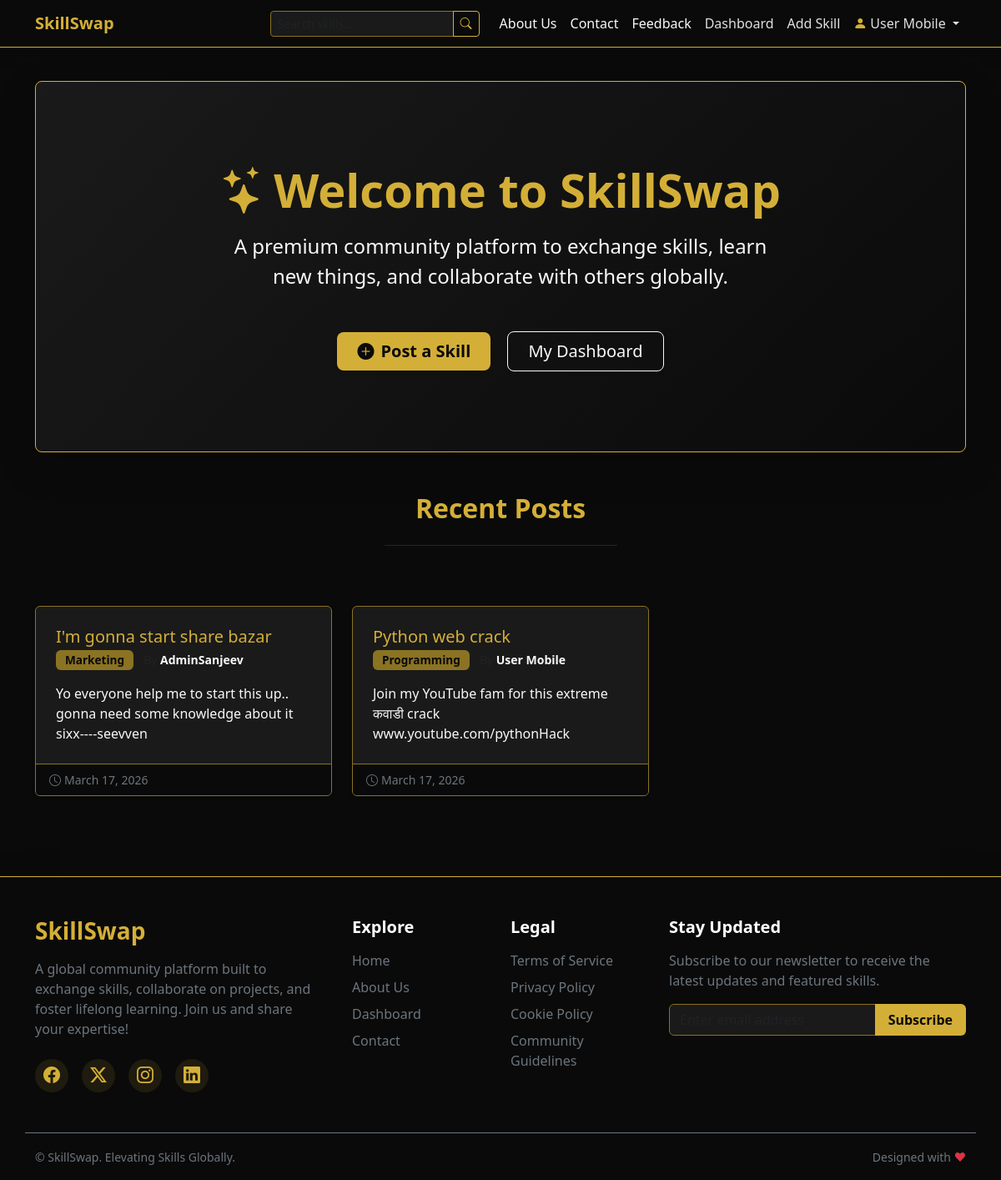
/home (signed in), run on the app's committed database.
### models.py (models this page shows)
class User(db.Model, UserMixin):
    id = db.Column(db.Integer, primary_key=True)
    username = db.Column(db.String(20), unique=True, nullable=False)
    email = db.Column(db.String(120), unique=True, nullable=False)
    password = db.Column(db.String(60), nullable=False)
    is_admin = db.Column(db.Boolean, default=False)
    skills = db.relationship('Skill', backref='author', lazy=True)

class Skill(db.Model):
    id = db.Column(db.Integer, primary_key=True)
    title = db.Column(db.String(100), nullable=False)
    description = db.Column(db.Text, nullable=False)
    date_posted = db.Column(db.DateTime, nullable=False, default=datetime.utcnow)
    user_id = db.Column(db.Integer, db.ForeignKey('user.id'), nullable=False)
    category_id = db.Column(db.Integer, db.ForeignKey('category.id'), nullable=False)

class Category(db.Model):
    id = db.Column(db.Integer, primary_key=True)
    name = db.Column(db.String(50), unique=True, nullable=False)
    skills = db.relationship('Skill', backref='category', lazy=True)

### app.py (the view)
@app.route("/")
@app.route("/home")
def home():
    skills = Skill.query.order_by(Skill.date_posted.desc()).limit(6).all()
    return render_template('index.html', skills=skills)

### app.py (called while the page is built)
@login_manager.user_loader
def load_user(user_id):
    return User.query.get(int(user_id))

### templates/index.html (shortened to what this page needs)
{% extends "base.html" %}
{% block content %}
<div class="p-5 mb-5 bg-darkest border border-gold shadow-lg rounded-3 text-center hero-section">
    <div class="container-fluid py-5">
        <h1 class="display-4 fw-bold text-gold mb-3"><i class="bi bi-stars me-2"></i>Welcome to SkillSwap</h1>
        <p class="col-md-8 mx-auto fs-4 text-light">
            A premium community platform to exchange skills, learn new things, and collaborate with others globally.
        </p>
        <div class="mt-5">
            {% if not current_user.is_authenticated %}
            <a href="{{ url_for('register') }}" class="btn btn-gold btn-lg px-5 shadow-sm fw-bold">Join Now</a>
            <a href="{{ url_for('login') }}" class="btn btn-outline-light btn-lg ms-3 px-5 shadow-sm">Login</a>
            {% else %}
            <a href="{{ url_for('new_skill') }}" class="btn btn-gold btn-lg px-4 shadow-sm fw-bold"><i
                    class="bi bi-plus-circle-fill me-2"></i>Post a Skill</a>
            <a href="{{ url_for('dashboard') }}" class="btn btn-outline-light btn-lg ms-3 px-4 shadow-sm">My
                Dashboard</a>
            {% endif %}
        </div>
    </div>
</div>
<div class="row mb-4">
    <div class="col-12 text-center">
        <h2 class="text-gold fw-bold mb-4">Recent Posts</h2>
        <hr class="border-gold-subtle mx-auto w-25 mb-5">
    </div>
</div>
<div class="row g-4 mb-5">
    {% if skills %}
    {% for skill in skills %}
    <div class="col-md-4">
        <div class="card h-100 shadow-sm skill-card border-gold-subtle bg-dark">
            <div class="card-body p-4">
                <h5 class="card-title text-gold">{{ skill.title }}</h5>
                <h6 class="card-subtitle mb-3 text-muted">
                    <span class="badge bg-secondary">{{ skill.category.name }}</span>
                    <small class="ms-2">By <span class="text-light fw-bold">{{ skill.author.username }}</span></small>
                </h6>
                <p class="card-text text-light">{{ skill.description|truncate(120) }}</p>
            </div>
            <div
                class="card-footer bg-darkest border-top border-gold-subtle d-flex justify-content-between align-items-center">
                <small class="text-secondary"><i class="bi bi-clock me-1"></i>{{ skill.date_posted.strftime('%B %d, %Y')
                    }}</small>
            </div>
        </div>
    </div>
    {% endfor %}
    {% else %}
    <div class="col-12">
        <div class="alert alert-info bg-darkest border-gold text-center text-light">
            No skills have been posted yet. Be the first to share your expertise!
        </div>
    </div>
    {% endif %}
</div>
{% endblock %}

### templates/base.html (shortened to what this page needs)
<!DOCTYPE html>
<html lang="en">
<head>
    <link href="https://cdn.jsdelivr.net/npm/bootstrap@5.3.0/dist/css/bootstrap.min.css" rel="stylesheet">
    <link rel="stylesheet" href="{{ url_for('static', filename='css/style.css') }}">
    <link rel="stylesheet" href="https://cdn.jsdelivr.net/npm/bootstrap-icons@1.11.1/font/bootstrap-icons.css">
</head>
<body>
    <nav class="navbar navbar-expand-lg navbar-dark bg-darkest border-bottom border-gold mb-4 shadow">
        <div class="container">
            <a class="navbar-brand text-gold fw-bold" href="{{ url_for('home') }}">SkillSwap</a>
            <div class="collapse navbar-collapse" id="navbarNav">
                <ul class="navbar-nav ms-auto align-items-lg-center">
                    <li class="nav-item me-lg-3 my-2 my-lg-0">
                        <form action="{{ url_for('search') }}" method="GET" class="d-flex">
                            <div class="input-group input-group-sm">
                                <input class="form-control bg-dark border-gold-subtle text-light" type="search"
                                    placeholder="Search skills..." aria-label="Search" name="q">
                                <button class="btn btn-outline-gold" type="submit"><i class="bi bi-search"></i></button>
                            </div>
                        </form>
                    </li>
                    <li class="nav-item">
                        <a class="nav-link text-light" href="{{ url_for('about') }}">About Us</a>
                    </li>
                    <li class="nav-item">
                        <a class="nav-link text-light" href="{{ url_for('contact') }}">Contact</a>
                    </li>
                    <li class="nav-item">
                        <a class="nav-link text-light" href="{{ url_for('feedback') }}">Feedback</a>
                    </li>
                    {% if current_user.is_authenticated %}
                    <li class="nav-item">
                        <a class="nav-link" href="{{ url_for('dashboard') }}">Dashboard</a>
                    </li>
                    <li class="nav-item">
                        <a class="nav-link" href="{{ url_for('new_skill') }}">Add Skill</a>
                    </li>
                    <li class="nav-item dropdown">
                        <a class="nav-link dropdown-toggle" href="#" id="navbarDropdown" role="button"
                            data-bs-toggle="dropdown" aria-expanded="false">
                            <i class="bi bi-person-fill text-gold me-1"></i>{{ current_user.username }}
                        </a>
                    </li>
                    {% endif %}
                </ul>
            </div>
        </div>
    </nav>
    <div class="container main-content">
        {% block content %}{% endblock %}
    </div>
    <footer class="bg-darkest text-white mt-auto pt-5 pb-3 border-top border-gold shadow-lg w-100">
        <div class="container">
            <div class="row mb-5">
                <div class="col-lg-4 col-md-6 mb-4 mb-md-0">
                    <h3 class="text-gold fw-bold mb-3">SkillSwap</h3>
                    <p class="text-secondary pe-lg-4">
                        A global community platform built to exchange skills, collaborate on projects, and foster
                        lifelong learning. Join us and share your expertise!
                    </p>
                    <div class="d-flex mt-4 gap-3">
                        <a href="#" class="social-icon text-gold fs-5"><i class="bi bi-facebook"></i></a>
                        <a href="#" class="social-icon text-gold fs-5"><i class="bi bi-twitter-x"></i></a>
                        <a href="#" class="social-icon text-gold fs-5"><i class="bi bi-instagram"></i></a>
                        <a href="#" class="social-icon text-gold fs-5"><i class="bi bi-linkedin"></i></a>
                    </div>
                </div>
                <div class="col-lg-2 col-md-6 mb-4 mb-md-0">
                    <h5 class="text-white mb-3 fw-bold">Explore</h5>
                    <ul class="list-unstyled footer-links">
                        <li class="mb-2"><a href="{{ url_for('home') }}"
                                class="text-secondary text-decoration-none transition-hover">Home</a></li>
                        <li class="mb-2"><a href="{{ url_for('about') }}"
                                class="text-secondary text-decoration-none transition-hover">About Us</a></li>
                        <li class="mb-2"><a href="{{ url_for('dashboard') }}"
                                class="text-secondary text-decoration-none transition-hover">Dashboard</a></li>
                        <li class="mb-2"><a href="{{ url_for('contact') }}"
                                class="text-secondary text-decoration-none transition-hover">Contact</a></li>
                    </ul>
                </div>
                <div class="col-lg-2 col-md-6 mb-4 mb-md-0">
                    <h5 class="text-white mb-3 fw-bold">Legal</h5>
                    <ul class="list-unstyled footer-links">
                        <li class="mb-2"><a href="#" class="text-secondary text-decoration-none transition-hover">Terms
                                of Service</a></li>
                        <li class="mb-2"><a href="#"
                                class="text-secondary text-decoration-none transition-hover">Privacy Policy</a></li>
                        <li class="mb-2"><a href="#" class="text-secondary text-decoration-none transition-hover">Cookie
                                Policy</a></li>
                        <li class="mb-2"><a href="#"
                                class="text-secondary text-decoration-none transition-hover">Community Guidelines</a>
                        </li>
                    </ul>
                </div>
                <div class="col-lg-4 col-md-6">
                    <h5 class="text-white mb-3 fw-bold">Stay Updated</h5>
                    <p class="text-secondary mb-3">Subscribe to our newsletter to receive the latest updates and
                        featured skills.</p>
                    <form class="d-flex w-100 mt-2">
                        <div class="input-group">
                            <input type="email" class="form-control bg-dark border-gold-subtle text-white"
                                placeholder="Enter email address" aria-label="Email Address"
                                aria-describedby="button-addon2">
                            <button class="btn btn-gold fw-bold px-3" type="button"
                                id="button-addon2">Subscribe</button>
                        </div>
                    </form>
                </div>
            </div>
            <div class="row align-items-center pt-3 mt-3 border-top border-secondary">
                <div class="col-md-6 text-center text-md-start mb-2 mb-md-0">
                    <small class="text-secondary">&copy; SkillSwap. Elevating Skills Globally.</small>
                </div>
                <div class="col-md-6 text-center text-md-end">
                    <small class="text-secondary">Designed with <span class="text-danger">&hearts;</span></small>
                </div>
            </div>
        </div>
    </footer>
</body>
</html>

### static/css/style.css (style rules this page uses)
:root { --gold: #d4af37; --gold-subtle: #8a7322; --darkest: #0a0a0a; --dark: #1a1a1a; --light-text: #e0e0e0; }
body { display: flex; flex-direction: column; min-height: 100vh; background-color: var(--darkest); color: var(--light-text); }
h1, h2, h3, h4, h5, h6 { color: var(--gold); }
a { color: var(--gold); text-decoration: none; transition: color 0.3s ease; }
.text-gold { color: var(--gold) !important; }
.bg-darkest { background-color: var(--darkest) !important; }
.bg-dark { background-color: var(--dark) !important; }
.border-gold { border-color: var(--gold) !important; }
.border-gold-subtle { border-color: var(--gold-subtle) !important; }
.main-content { flex: 1; padding-bottom: 3rem; padding-top: 1rem; }
.btn-gold { background-color: var(--gold); color: var(--darkest); border: none; }
.btn-outline-gold { color: var(--gold); border-color: var(--gold); background-color: transparent; }
.hero-section { background: linear-gradient(135deg, var(--dark) 0%, var(--darkest) 100%); border: 1px solid var(--gold-subtle); }
.card { background-color: var(--dark); border: 1px solid var(--gold-subtle); color: var(--light-text); }
.card-title { color: var(--gold); }
.form-control, .form-select { background-color: var(--darkest); border: 1px solid var(--gold-subtle); color: var(--light-text); }
.skill-card { transition: transform 0.2s ease-in-out, box-shadow 0.2s ease-in-out; }
.badge.bg-secondary { background-color: var(--gold-subtle) !important; color: var(--darkest); font-size: 0.85em; padding: 0.4em 0.8em; }
.navbar-dark .navbar-nav .nav-link { color: var(--light-text); }
footer { border-top: 1px solid var(--gold-subtle); }
.footer-links a { position: relative; display: inline-block; }
.footer-links a::after { content: ''; position: absolute; width: 0; height: 1px; bottom: -2px; left: 0; background-color: var(--gold); transition: width 0.3s ease; }
.social-icon { display: inline-flex; align-items: center; justify-content: center; width: 40px; height: 40px; border-radius: 50%; background-color: rgba(212, 175, 55, 0.1); transition: all 0.3s ease; }

### data on the page
User: username "User Mobile"
Skill: title "I'm gonna start share bazar", category.name "Marketing", author.username "AdminSanjeev", description "Yo everyone help me to start this up.. gonna need some knowledge about it sixx----seevven", date_posted "March 17, 2026"
Skill: title "Python web crack", category.name "Programming", author.username "User Mobile", description "Join my YouTube fam for this extreme कवाडी crack www.youtube.com/pythonHack", date_posted "March 17, 2026"
